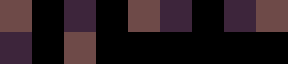

Below is a game level as drawn by its tile map, then a one-line description and the .tmx file that defines it, in full:
An orthogonal 9x2 tile map with 32x32 px tiles, 2 tile layers (regions, input_types), 4 hidden layers not drawn.

<map version="1.2" tiledversion="2019.03.13" orientation="orthogonal" renderorder="right-down" width="9" height="2" tilewidth="32" tileheight="32" infinite="0" nextlayerid="20" nextobjectid="1">
 <tileset firstgid="1" source="../tileset.tsx" />
 <layer id="12" name="regions" width="9" height="2">
  <data encoding="csv">
70,0,80,0,70,80,0,80,70,
80,0,70,0,0,0,0,0,0
</data>
 </layer>
 <layer id="15" name="input_types" width="9" height="2">
  <data encoding="csv">
70,0,80,0,70,80,0,80,70,
80,0,70,0,0,0,0,0,0
</data>
 </layer>
 <layer id="16" name="output1_ground" width="9" height="2" visible="0">
  <data encoding="csv">
3,0,33,0,11,22,0,25,16,
13,0,43,0,0,0,0,0,0
</data>
 </layer>
 <layer id="17" name="output2_ground" width="9" height="2" visible="0">
  <data encoding="csv">
2,0,33,0,11,22,0,25,16,
13,0,42,0,0,0,0,0,0
</data>
 </layer>
 <layer id="18" name="output3_ground" width="9" height="2" visible="0">
  <data encoding="csv">
4,0,34,0,21,22,0,25,26,
14,0,52,0,0,0,0,0,0
</data>
 </layer>
 <layer id="19" name="output4_ground" width="9" height="2" visible="0">
  <data encoding="csv">
5,0,34,0,21,22,0,25,26,
14,0,53,0,0,0,0,0,0
</data>
 </layer>
</map>
